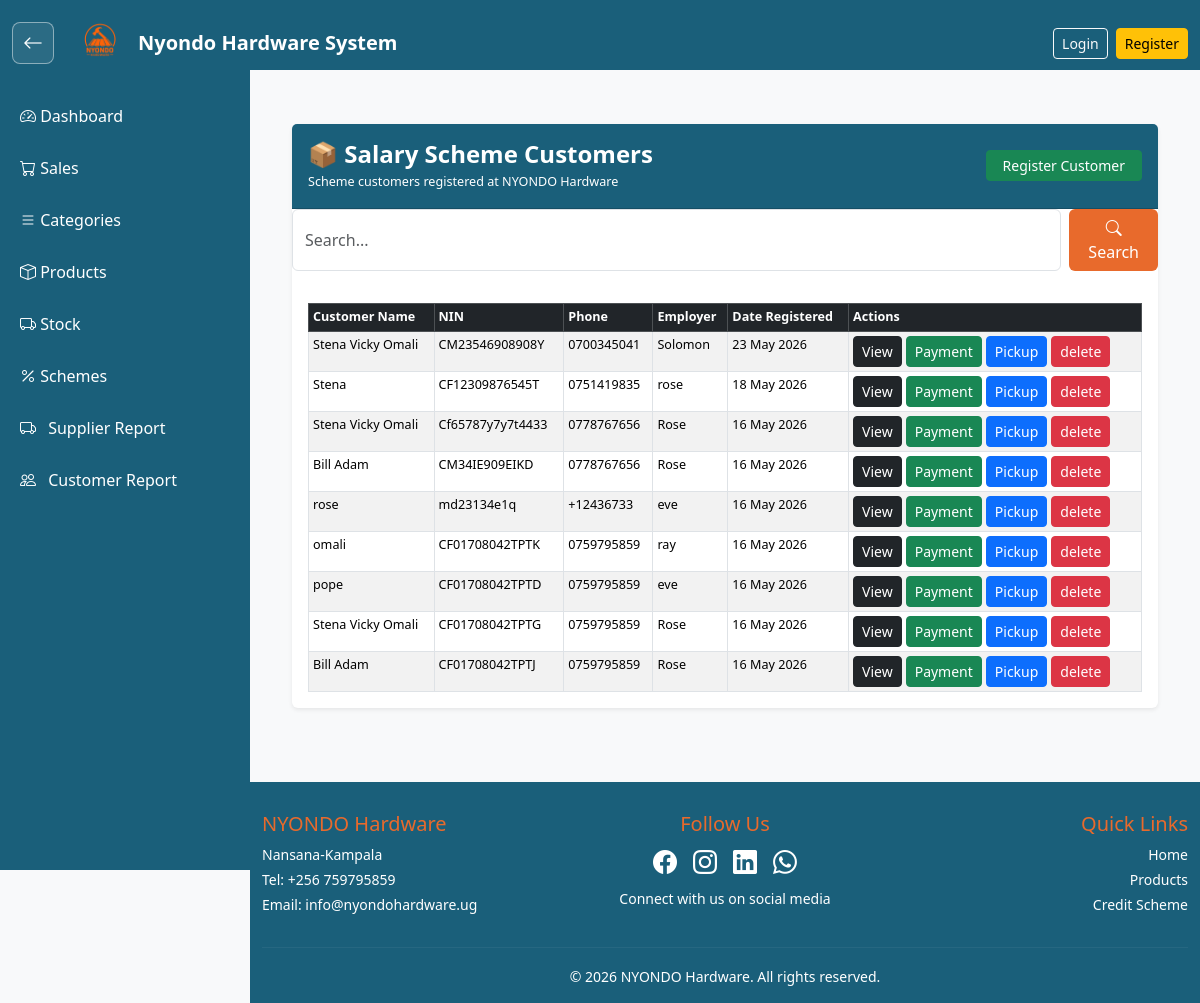
The page /schemeapp/ on the database as committed earlier.
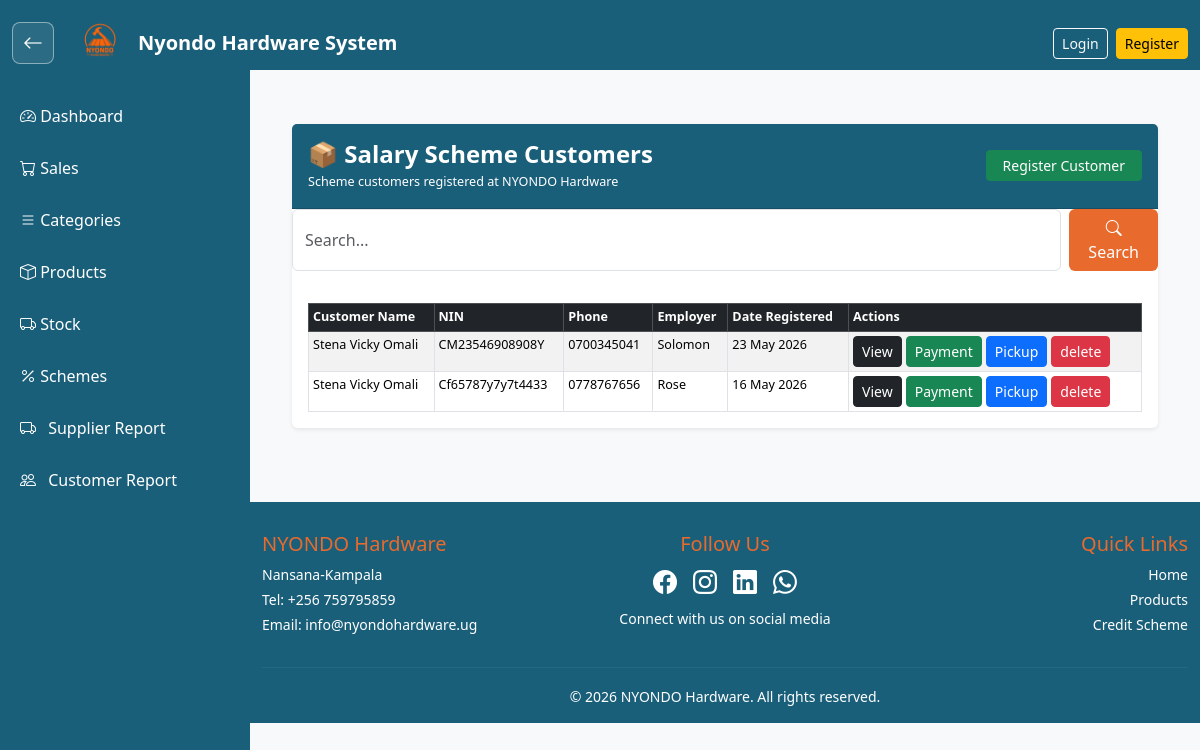
The same page on the database as committed later.
### schemeapp/models.py (models this page shows, shortened)
class SchemeCustomer(models.Model):
    full_name = models.CharField(max_length=255)
    nin_number = models.CharField(max_length=20, unique=True)
    phone_number = models.CharField(max_length=20)
    address = models.TextField()
    occupation = models.CharField(max_length=255)
    employer_name = models.CharField(max_length=255)
    payment_plan = models.CharField(max_length=255, blank=True, null=True)
    date_registered = models.DateField(default=timezone.now)

### schemeapp/views.py (the view, shortened to what this page needs)
# urls.py: path("", views.scheme_customer_list, name="scheme_customer_list"),
def scheme_customer_list(request):
    search_query = request.GET.get('search', '').strip()
    customers = SchemeCustomer.objects.all().order_by("-date_registered")
    return render(request, 'scheme_customer_list.html', {
        'customers': customers,
        'search_query': search_query
    })

### schemeapp/templates/scheme_customer_list.html
{% extends 'base.html' %}
{% block content %}
<div class="container py-4">
    <div class="row justify-content-center" >
        <div class="col-12">
            <div class="card shadow-sm border-0" style="font-size: 0.9rem;">
                <div class="card-header text-white py-3" style="background-color: #1a5f7a;">
                    <div class="d-flex flex-column flex-sm-row align-items-sm-center justify-content-between gap-2">
                        <div>
                            <h4 class="mb-1 fw-semibold">📦 Salary Scheme Customers</h4>
                            <p class="mb-0 small text-white-75">Scheme customers registered at NYONDO Hardware</p>
                        </div>
                        <a href="{% url 'register_scheme_customer' %}" class="btn btn-success btn-sm px-3">Register Customer</a>
                    </div>
                </div>
                  <form method="GET" action="" class="d-flex mb-3">
    <input type="text" name="search" class="form-control me-2"
           placeholder="Search..." value="{{ search_query }}">
    <button type="submit" class="btn" style="background-color: #e86a2c; color: white;">
        <i class="bi bi-search"></i> Search
    </button>
</form>
                <div class="card-body p-3">
                    <div class="table-responsive">
    <table class="table table-bordered table-striped table-sm mb-0 shadow-sm">
        <thead class="table-dark small">
            <tr>
                <th>Customer Name</th>
                <th>NIN</th>
                <th>Phone</th>
                <th>Employer</th>
                <th>Date Registered</th>
                <th>Actions</th>
            </tr>
        </thead>
        <tbody class="small">
            {% for customer in customers %}
            <tr>
                <td>{{ customer.full_name }}</td>
                <td>{{ customer.nin_number }}</td>
                <td>{{ customer.phone_number }}</td>
                <td>{{ customer.employer_name }}</td>
                <td>{{ customer.date_registered|date:"j F Y" }}</td>
                <td>
                    <div class="d-flex flex-wrap gap-1">
                        <a href="{% url 'customer_scheme_detail' customer.id %}" class="btn btn-dark btn-sm">View</a>
                        <a href="{% url 'record_scheme_payment' customer.id %}" class="btn btn-success btn-sm">Payment</a>
                        <a href="{% url 'scheme_goods_pickup' customer.id %}" class="btn btn-primary btn-sm">Pickup</a>
                        <a href="{% url 'delete_customer' customer.id %}" class="btn btn-danger btn-sm">delete</a>
                    </div>
                </td>
            </tr>
            {% empty %}
            <tr>
                <td colspan="6" class="text-center small">No scheme customers found.</td>
            </tr>
            {% endfor %}
        </tbody>
    </table>
                    </div>
                </div>
            </div>
        </div>
    </div>
</div>
{% endblock %}

Rows that differ between the two databases and show on the page:
removed SchemeCustomer: full_name "Stena", nin_number "CF12309876545T", phone_number "0751419835", employer_name "rose", date_registered "18 May 2026"
removed SchemeCustomer: full_name "Bill Adam", nin_number "CM34IE909EIKD", phone_number "0778767656", employer_name "Rose", date_registered "16 May 2026"
removed SchemeCustomer: full_name "rose", nin_number "md23134e1q", phone_number "+12436733", employer_name "eve", date_registered "16 May 2026"
removed SchemeCustomer: full_name "omali", nin_number "CF01708042TPTK", phone_number "0759795859", employer_name "ray", date_registered "16 May 2026"
removed SchemeCustomer: full_name "pope", nin_number "CF01708042TPTD", phone_number "0759795859", employer_name "eve", date_registered "16 May 2026"
removed SchemeCustomer: full_name "Stena Vicky Omali", nin_number "CF01708042TPTG", phone_number "0759795859", employer_name "Rose", date_registered "16 May 2026"
removed SchemeCustomer: full_name "Bill Adam", nin_number "CF01708042TPTJ", phone_number "0759795859", employer_name "Rose", date_registered "16 May 2026"
